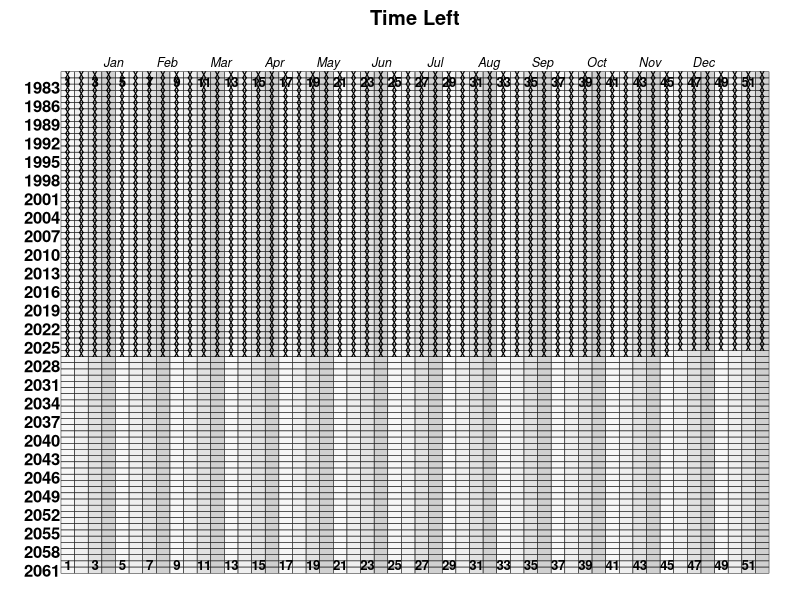

Write the R code that produced this figure.
##
##
##

cols <- hcl.colors(4, alpha = 0.25, palette = 'Light Grays', rev = TRUE)

g <- expand.grid(year = 1981:(1981+80), week = 1:52)


this.year <- as.numeric(format(Sys.time(), "%Y"))
this.week <- as.numeric(format(Sys.time(), "%W"))

pdf(file = 'e:/temp/time-left.pdf', width = 11, height = 8.5, pointsize = 8)

par(mar = c(0.5, 2, 2.75, 0.5), las = 1)

plot(x = g$week, y = g$year, axes = FALSE, xlab = '', ylab = '', type = 'n', ylim = rev(range(g$year)), pch = 16, cex = 0.5)

wx <- 0.5
wy <- 0.5

g$col <- g$week %% 4
g$col[g$col == 0] <- 4

g$gone <- FALSE
g$gone[g$year <= this.year] <- TRUE
g$gone[g$year == this.year & g$week > this.week] <- FALSE

## TODO: convert to segments to avoid aliasing by over-printed rectangles
rect(xleft = g$week - wx, xright = g$week + wx, ytop = g$year + wy, ybottom = g$year - wy, col = cols[g$col], lwd = 0.5, border = grey(0.125))

text(x = g$week[g$gone], y = g$year[g$gone], labels = 'X', font = 2, cex = 0.5, col = 'black')

axis(side = 2, at = g$year, tick = FALSE, line = -2, cex.axis = 1, font = 2)
axis(side = 3, at = g$week, tick = FALSE, line = -2.8, cex.axis = 0.8, font = 2)
axis(side = 1, at = g$week, tick = FALSE, line = -2.8, cex.axis = 0.8, font = 2)

m <- seq(from = (52 / 12), to = 52 - (52 / 12), length.out = 12)
axis(side = 3, at = m, tick = FALSE, line = -1.8, cex.axis = 0.75, font = 3, labels = c('Jan', 'Feb', 'Mar', 'Apr', 'May', 'Jun', 'Jul', 'Aug', 'Sep', 'Oct', 'Nov', 'Dec'))

title('Time Left', line = 1.5)

dev.off()
